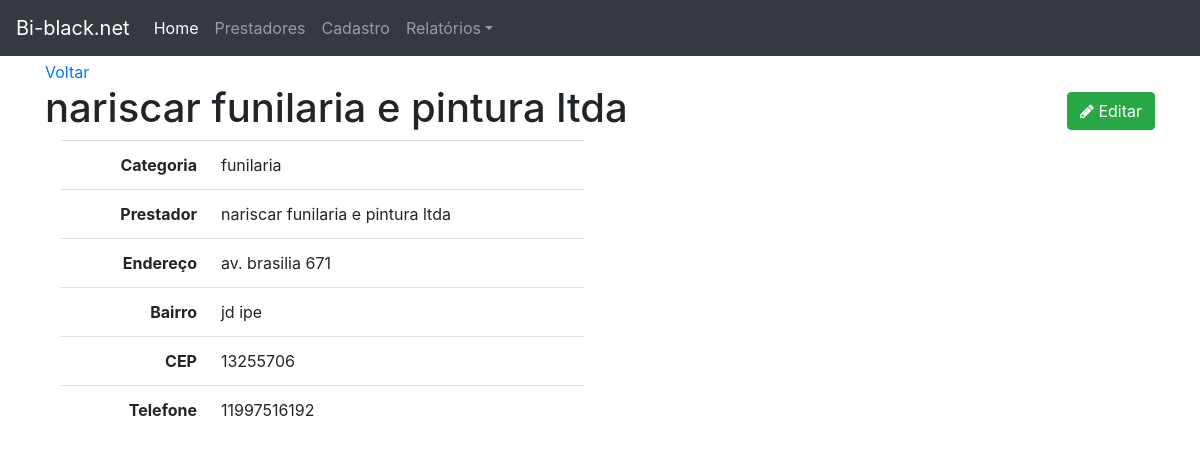
Page /9/ on the committed database.
### buscaprest/models.py (models this page shows, shortened)
class Prestador(models.Model):
    categoria = models.CharField(max_length=60, null=True, blank=True)
    prestador = models.CharField(max_length=60, null=True, blank=True)
    endereco = models.CharField(max_length=60, null=True, blank=True)
    bairro = models.CharField(max_length=60, null=True, blank=True)
    cidade = models.CharField(max_length=60, null=True, blank=True)
    cep = models.CharField(max_length=60, null=True, blank=True)
    telefone2 = models.CharField(max_length=60, null=True, blank=True)
    class Meta:
        db_table = 'prestador'
    def __str__(self):
        return self.prestador

### buscaprest/views.py (the view)
# urls.py: path('<int:pk>/', views.prestadores_detail, name='prestadores_detail'),
def prestadores_detail(request, pk):
    template_name = 'buscaprest/buscaprest_detail.html'
    obj = Prestador.objects.get(pk=pk)
    context = {'object': obj}
    return render(request, template_name, context)

### buscaprest/templates/buscaprest/buscaprest_detail.html
{% extends "base.html" %}
{% block content %}
<a href="{% url 'buscaprest:buscaprest_lista' %}">Voltar</a>
    <h1>{{ object }}
        <span class="pull-right">
            <a href="">
                <button type="button" class="btn btn-success">
                    <span class="fa fa-pencil"></span> Editar
                </button>
            </a>
        </span>
    </h1>
<div class="col-sm-6">
    <table class="table table-user-information">
        <tbody>
        <tr>
            <th class="text-right">Categoria</th>
            <td>{{object.categoria}}</td>
        </tr>
        <tr>
            <th class="text-right">Prestador</th>
            <td>{{object.prestador}}</td>
        </tr>
        <tr>
            <th class="text-right">Endereço</th>
            <td>{{object.endereco}}</td>
        </tr>
        <tr>
            <th class="text-right">Bairro</th>
            <td>{{object.bairro}}</td>
        </tr>
        <tr>
            <th class="text-right">CEP</th>
            <td>{{object.cep}}</td>
        </tr>
        <tr>
            <th class="text-right">Telefone</th>
            <td>{{object.telefone2}}</td>
        </tr>
        </tbody>
    </table>
</div>
{% endblock content %}

### templates/base.html (style rules this page uses)
body { margin-top: 60px; }

### rows in the picture
Prestador: prestador "nariscar funilaria e pintura ltda", categoria "funilaria", endereco "av. brasilia 671", bairro "jd ipe", cep "13255706", telefone2 "11997516192"
